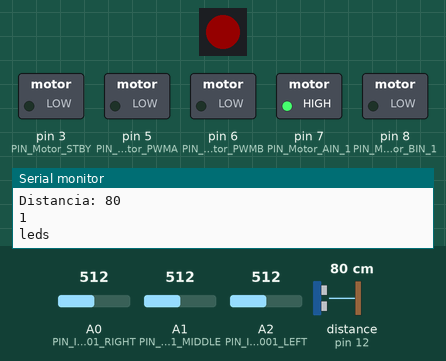
A sketch run on a simulated Arduino Uno, built with avr-gcc and run on an emulated ATmega328P. On the bench: 1 RGB LEDs in strip order, left to right, switched loads named in the sketch (green lamp = pin HIGH), the last lines printed to the serial monitor. Wiring (inferred from the names in the program): ultrasonic range finder: trigger pin 13; echo pin 12. Inputs (shaded band) come from the test bench; at power-on: distance to the obstacle (sensor on pin 12) 80 cm, A0 (PIN_ITR20001_RIGHT) = 512, A1 (PIN_ITR20001_MIDDLE) = 512, A2 (PIN_ITR20001_LEFT) = 512. The echo pulse lasts 58.3 µs per cm; dim RGB values are drawn brighter than linear; pins used as bus, display or sensor lines are not drawn.

Above: at 1.1 s.
At 5.9 s:
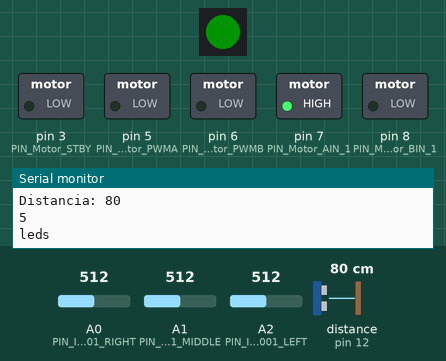
6.0 s: distance to the obstacle (sensor on pin 12) set to 250 cm
At 6.8 s:
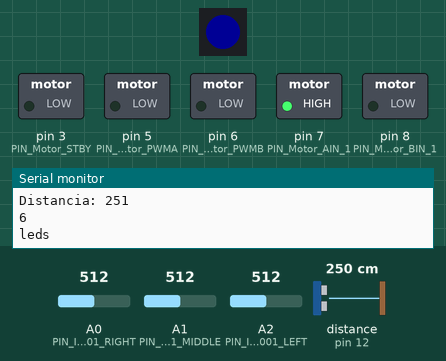
Timing chart, 0 to 13.5 s (numbered marks = the images above; inputs shaded):
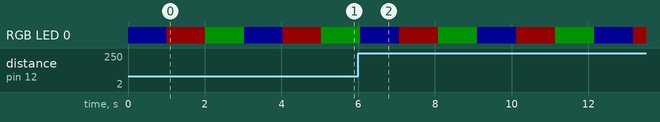

The sketch:

nofreertos.ino
```cpp
//LEDS
#include "FastLED.h"
#define PIN_RBGLED 4
#define NUM_LEDS 1
CRGB leds[NUM_LEDS];

//DECT LINES
#define PIN_ITR20001_LEFT   A2
#define PIN_ITR20001_MIDDLE A1
#define PIN_ITR20001_RIGHT  A0

//ultrasonidoh
#define TRIG_PIN 13
#define ECHO_PIN 12

//motores
#define PIN_Motor_STBY 3

// Group A Motors (Right Side)
// PIN_Motor_AIN_1: Digital output. HIGH: Forward, LOW: Backward
#define PIN_Motor_AIN_1 7
// PIN_Motor_PWMA: Analog output [0-255]. It provides speed.
#define PIN_Motor_PWMA 5

// Group B Motors (Left Side)
// PIN_Motor_BIN_1: Digital output. HIGH: Forward, LOW: Backward
#define PIN_Motor_BIN_1 8
// PIN_Motor_PWMB: Analog output [0-255]. It provides speed.
#define PIN_Motor_PWMB 6

static int var = 0;
int last_line[3] = {0,0,0};

void DECT_OBS () {
  long t; //timepo que demora en llegar el eco
  long d; //distancia en centimetros

  digitalWrite(TRIG_PIN, HIGH);
  delayMicroseconds(10);          //Enviamos un pulso de 10us
  digitalWrite(TRIG_PIN, LOW);

  t = pulseIn(ECHO_PIN, HIGH); //obtenemos el ancho del pulso
  d = t/58;             //escalamos el tiempo a una distancia en cm

  Serial.print("Distancia: ");
  Serial.println(d);      //Enviamos serialmente el valor de la distancia
}


void DECT_LINE () {
  float LEFT = analogRead(PIN_ITR20001_LEFT);
  float MIDDLE = analogRead(PIN_ITR20001_MIDDLE);
  float RIGHT = analogRead(PIN_ITR20001_RIGHT);

  /*if (LEFT > 800 && MIDDLE > 800 && RIGHT > 800) {
    Serial.println("RECTO");
    last_line = {1, 1, 1};

  } else if (LEFT < 800 && MIDDLE > 800 && RIGHT > 800) {
    Serial.println("GIRA DERECHA");
    last_line = {0, 1, 1};
  } else if (LEFT > 800 && MIDDLE > 800 && RIGHT < 800) {
    Serial.println("GIRAA IZQUIERDA");
    last_line = {1, 1, 0};
  } else if (LEFT < 800 && MIDDLE < 800 && RIGHT > 800) {
    Serial.println("GIRA MUCHO DERECHA");
    last_line = {0, 0, 1};

  } else if (LEFT > 800 && MIDDLE < 800 && RIGHT < 800) {
    Serial.println("GIRA MUCHO IZQUIERDA");
    last_line = {1, 0, 0};
  } else {
    Serial.println("TAS PERDIÓ");
  }

  return last_line;*/

}


uint32_t Color(uint8_t r, uint8_t g, uint8_t b)
{
  return (((uint32_t)r << 16) | ((uint32_t)g << 8) | b);
}

// PREGUNTAR PARA QUE ES EL DELAY
void LED () {
  int r = 255,g = 255,b =255;
  Serial.println(var);

  if (var % 3 == 1) {
    r=255;
    g=0;
    b=0;
  } else if (var % 3 == 2) {
    r=0;
    g=255;
    b=0;
  } else if (var % 3 == 0) {
    r=0;
    g=0;
    b=255;
  }

  FastLED.showColor(Color(r, g, b));

  Serial.println("leds");

  var++;


}

void setup() {
  // put your setup code here, to run once:

  //leds
  Serial.begin(9600);
  FastLED.addLeds<NEOPIXEL, PIN_RBGLED>(leds, NUM_LEDS);
  FastLED.setBrightness(20);

  //EDCTLINES
  pinMode(PIN_ITR20001_LEFT, INPUT);
  pinMode(PIN_ITR20001_MIDDLE, INPUT);
  pinMode(PIN_ITR20001_RIGHT, INPUT);

  //OBSTACLEH
  pinMode(TRIG_PIN, OUTPUT); //pin como salida
  pinMode(ECHO_PIN, INPUT);  //pin como entrada
  digitalWrite(TRIG_PIN, LOW);//Inicializamos el pin con 0

  //MOTOREH
  pinMode(PIN_Motor_STBY, OUTPUT);
  pinMode(PIN_Motor_AIN_1, OUTPUT);
  pinMode(PIN_Motor_PWMA, OUTPUT);
  pinMode(PIN_Motor_BIN_1, OUTPUT);
  pinMode(PIN_Motor_PWMB, OUTPUT);

  // APAGAMOH MOTOREH
  digitalWrite(PIN_Motor_STBY, LOW);
  digitalWrite(PIN_Motor_AIN_1, HIGH);
  analogWrite(PIN_Motor_PWMA, 0);
  digitalWrite(PIN_Motor_BIN_1, LOW);
  analogWrite(PIN_Motor_PWMB, 0);

}

void loop() {
  // put your main code here, to run repeatedly:
  DECT_OBS();
  DECT_LINE();
  LED();

  delay(1000);

}
```
